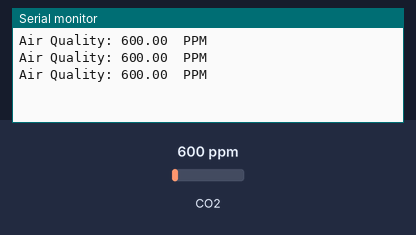
Bench run of a sketch on a simulated ESP8266 (NodeMCU). Parts: the last lines printed to the serial monitor. Inputs (shaded band) come from the test bench; at power-on: CO2 600 ppm.

Above: at 1.4 s.
1.5 s: CO2 set to 452 ppm
At 2.1 s:
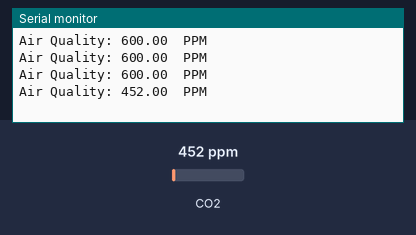
3.0 s: CO2 set to 1050 ppm
At 3.6 s:
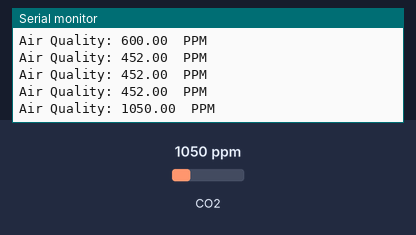
Timing chart, 0 to 6.0 s (numbered marks = the images above; inputs shaded):
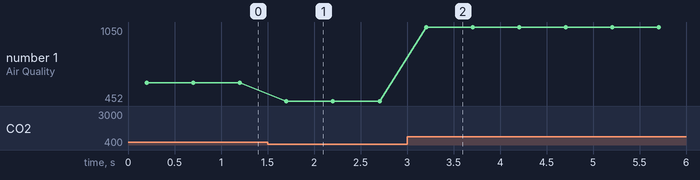

The sketch:

Shortcode_withoutadafruit.ino
```cpp
#include <MQ135.h>
#include <ESP8266WiFi.h>

void setup() {
Serial.begin(115200); //Init serial port
  delay(200);

}

void loop() {
   MQ135 gasSensor = MQ135(A0);
    float air_quality = gasSensor.getPPM();
    Serial.print("Air Quality: ");
    Serial.print(air_quality);
    Serial.println("  PPM");
     Serial.println();
     delay(500);
}
```

Measured:
- after the input at 1.5 s, the serial monitor: prints a new line after 0.20 s (image 1)
- after the input at 3.0 s, the serial monitor: prints a new line after 0.21 s (image 2)
- plotted number 1: 600 → 452 after the input at 1.5 s, 452 → 1050 after the input at 3.0 s
